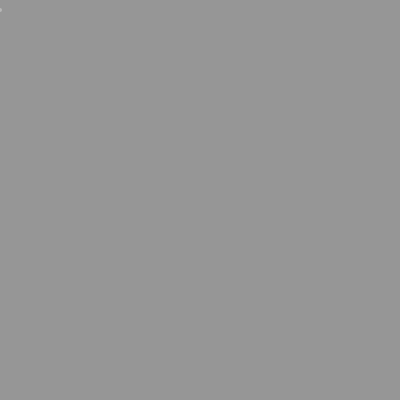
Frame 1 (no input)
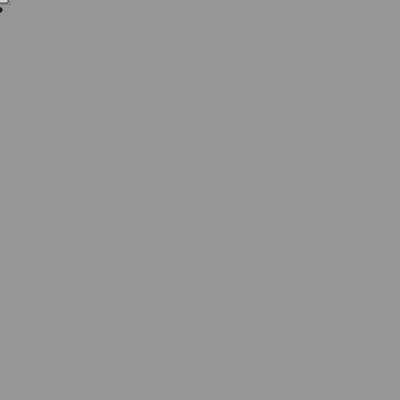
Frame 60 (no input)
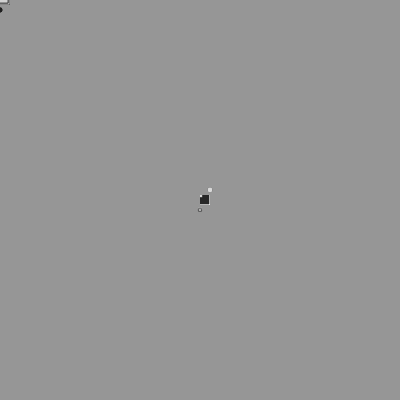
Frame 120 (the mouse pressed at the canvas centre since frame 60)

The p5.js sketch that drew these frames (run headless with seeded random() and noise() and a simulated clock; from frame 60 on, the mouse is pressed at the canvas centre):

// p5.js sketch
// ── sketch.js
function setup() {
  createCanvas(400, 400);
  background(150)
}

function draw() {
  //Random Netural Color Selection
  fill(random(0,255))
  noStroke()
  
  //Trail Shapes
  square(mouseX, mouseY-5, random(1,10));
  circle(mouseX, mouseY+10, random(1,5));
  circle(mouseX+10, mouseY-10, random(1,5));
}
